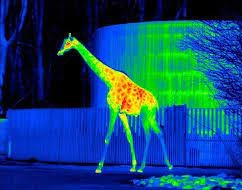
#> input picture Thermography/animal1.jpg, 242 x 190 px; its folder holds only this picture in this run
$ python detect_animal.py
#> lines starting #> are read from the running program, lines starting #| are printed output that depends on the picture; after the words box and inside, x2 and y2 are one past the last pixel; in counts of white or black regions, pixels touching at a corner belong together
#> further down, img is the input picture: shape (190, 242, 3); mean B, G, R 113.9, 71.3, 17.4
import numpy as np
import cv2
import os

IMG_SIZE = (256,256)
THRESHOLD = int((256*256) * 0.009)

# method for converting images to uint8 and reshape
def convertUnit8(img):
  img2 = np.zeros_like(img)
  cv2.normalize(img, img2, 0, 255, cv2.NORM_MINMAX)
  img2 = np.uint8(img2)
  img2 = cv2.resize(img2,IMG_SIZE)
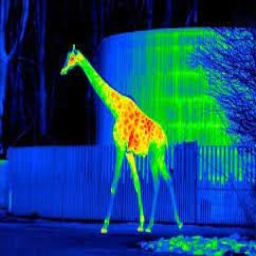
#> img2: shape (256, 256, 3); mean B, G, R 113.7, 71.2, 17.3
  return img2

def segment_warm(img):
    img = convertUnit8(img)
    lowRed = cv2.inRange(img,(0,50,50),(10,255,255))
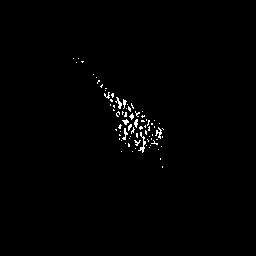
#> lowRed: shape (256, 256); 0.86% white in thin lines or dots, all inside (x1, y1, x2, y2) = (73, 58, 164, 168)
    highRed = cv2.inRange(img,(160,50,50),(190,255,255))
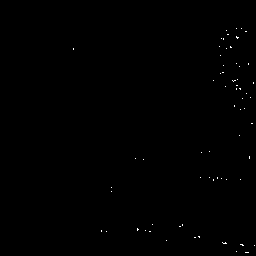
#> highRed: shape (256, 256); 0.17% white in thin lines or dots, all inside (x1, y1, x2, y2) = (73, 28, 255, 253)
    red = lowRed + highRed
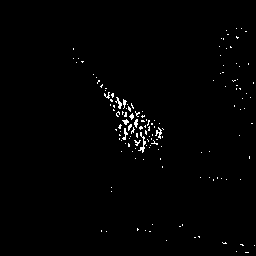
#> red: shape (256, 256); 1% white in thin lines or dots, all inside (x1, y1, x2, y2) = (73, 28, 255, 253)
    #yellow = cv2.inRange(img, (0, 100, 100), (0, 255, 255))
    orange = cv2.inRange(img, (5, 50, 50), (25, 255, 255))
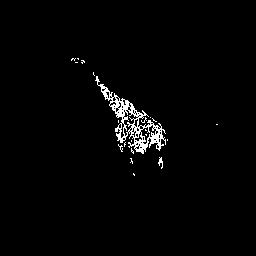
#> orange: shape (256, 256); 2% white in thin lines or dots, all inside (x1, y1, x2, y2) = (71, 58, 218, 176)
    seg_img = red + orange
    return seg_img

def animal_exist(seg_img):
    pixels = np.reshape(seg_img,(IMG_SIZE[0]*IMG_SIZE[1]))
    red_pixels = np.sum([1 for i in pixels if i == 255])
    return red_pixels > THRESHOLD

if __name__ == '__main__':
    imgs = [img for img in os.listdir() if img.endswith('.jpg')]
    for i,path in enumerate(imgs):
        img = cv2.imread(path)
        red_seg = segment_warm(img)
        img = convertUnit8(img)
        seg_3_channel = cv2.cvtColor(red_seg, cv2.COLOR_GRAY2BGR)
        horizontal_imgs = np.hstack((img, seg_3_channel))
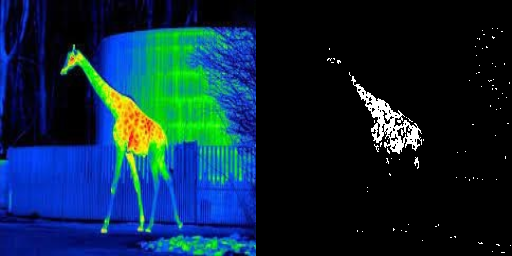
#> horizontal_imgs: shape (256, 512, 3); mean B, G, R 60.1, 38.8, 11.8
        cv2.imshow("img",horizontal_imgs); cv2.waitKey(1)
        exist = animal_exist(red_seg)
#> in animal_exist, `red_pixels = np.sum([1 for i in pixels if i == 255])`: red_pixels = 1336
#> exist = True
        path = "result"+str(i)+"_"+str(exist)+".png"
#> path = 'result0_True.png'
        cv2.imwrite("results/"+path,horizontal_imgs)
        print("Animal detected : ",exist)
#| Animal detected :  True

$ run again, on Thermography/animal4.jpg
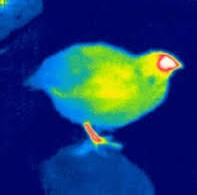
#> input picture Thermography/animal4.jpg, 197 x 195 px
#> img is the input picture: shape (195, 197, 3); mean B, G, R 112.1, 59.5, 25.3
#> in segment_warm, `lowRed = cv2.inRange(img,(0,50,50),(10,255,255))`:
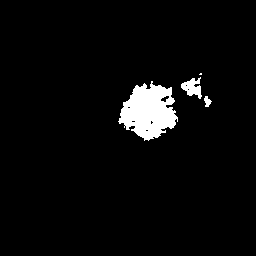
#> lowRed: shape (256, 256); 3.9% white; 4 white regions (1 under 20 px), largest, box (x1, y1, x2, y2) and area: (118, 81, 178, 141) 2260, (181, 77, 202, 99) 255, (204, 96, 212, 107) 53
#> highRed: shape (256, 256); 0.12% white in thin lines or dots, all inside (x1, y1, x2, y2) = (3, 3, 238, 193)
#> red: shape (256, 256); 4% white; 23 white regions (19 under 20 px), largest, box (x1, y1, x2, y2) and area: (118, 81, 178, 141) 2260, (181, 77, 202, 99) 255, (204, 96, 212, 107) 53, (208, 75, 219, 90) 24
#> orange: shape (256, 256); 4.2% white; 12 white regions (8 under 20 px), largest, box (x1, y1, x2, y2) and area: (109, 76, 183, 144) 2001, (176, 72, 218, 118) 602, (118, 64, 129, 71) 39, (162, 115, 170, 123) 31
#> `horizontal_imgs = np.hstack((img, seg_3_channel))`:
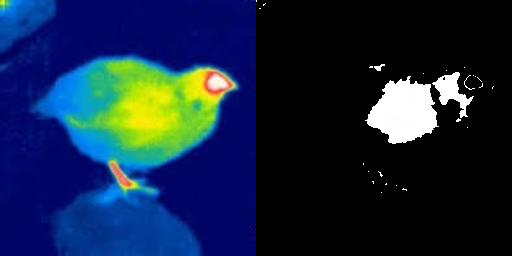
#> horizontal_imgs: shape (256, 512, 3); mean B, G, R 64, 37.6, 20.6
#> red_pixels = 2770
#> exist = True
#> path = 'result0_True.png'
#| Animal detected :  True

$ run again, on Thermography/animal5.jpg
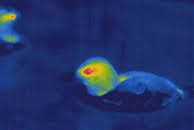
#> input picture Thermography/animal5.jpg, 194 x 130 px
#> img is the input picture: shape (130, 194, 3); mean B, G, R 107.1, 51, 34
#> lowRed: shape (256, 256); 0.03% white in thin lines or dots, all inside (x1, y1, x2, y2) = (16, 32, 137, 141)
#> in segment_warm, `highRed = cv2.inRange(img,(160,50,50),(190,255,255))`:
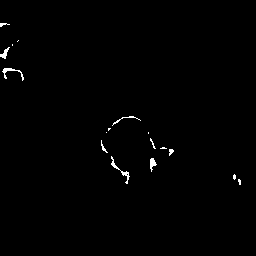
#> highRed: shape (256, 256); 0.68% white in thin lines or dots, all inside (x1, y1, x2, y2) = (0, 23, 241, 185)
#> orange: shape (256, 256); 0.6% white; 6 white regions (4 under 20 px), largest, box (x1, y1, x2, y2) and area: (121, 125, 142, 153) 344, (120, 149, 124, 155) 20
#> `horizontal_imgs = np.hstack((img, seg_3_channel))`:
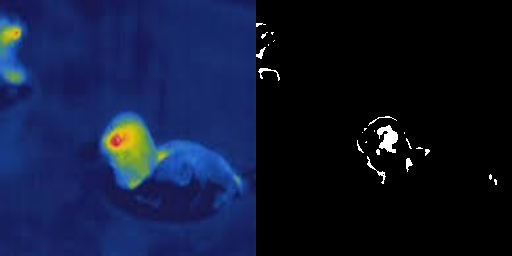
#> horizontal_imgs: shape (256, 512, 3); mean B, G, R 54.3, 24.8, 15.8
#> red_pixels = 825
#> exist = True
#> path = 'result0_True.png'
#| Animal detected :  True

$ run again, on Thermography/animal6.jpg
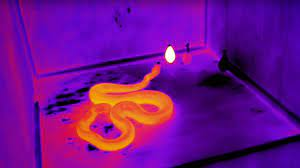
#> input picture Thermography/animal6.jpg, 300 x 168 px
#> img is the input picture: shape (168, 300, 3); mean B, G, R 140.7, 13.2, 113
#> in segment_warm, `lowRed = cv2.inRange(img,(0,50,50),(10,255,255))`:
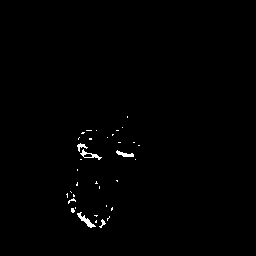
#> lowRed: shape (256, 256); 0.65% white in thin lines or dots, all inside (x1, y1, x2, y2) = (66, 116, 140, 228)
#> highRed: shape (256, 256); 0.04% white in thin lines or dots, all inside (x1, y1, x2, y2) = (117, 70, 150, 128)
#> red: shape (256, 256); 0.7% white in thin lines or dots, all inside (x1, y1, x2, y2) = (66, 70, 150, 228)
#> orange: shape (256, 256); 1.9% white in thin lines or dots, all inside (x1, y1, x2, y2) = (65, 107, 146, 228)
#> `horizontal_imgs = np.hstack((img, seg_3_channel))`:
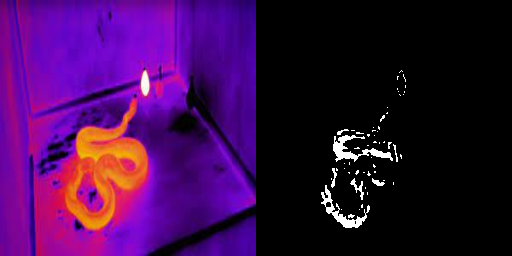
#> horizontal_imgs: shape (256, 512, 3); mean B, G, R 73.2, 9.5, 59.3
#> red_pixels = 1259
#> exist = True
#> path = 'result0_True.png'
#| Animal detected :  True
